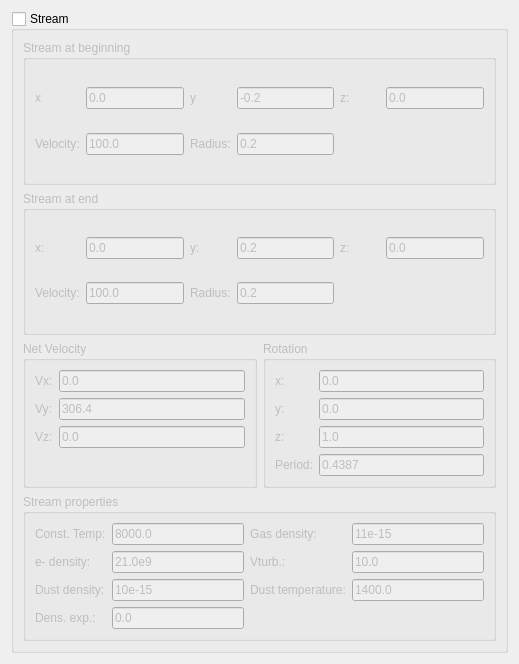
          <widget class="QWidget" name="scrollContentsStream">
           <property name="geometry">
            <rect>
             <x>0</x>
             <y>-249</y>
             <width>519</width>
             <height>664</height>
            </rect>
           </property>
           <layout class="QVBoxLayout" name="verticalLayout_16">
            <item>
             <widget class="QGroupBox" name="groupStream">
              <property name="title">
               <string>Stream</string>
              </property>
              <property name="checkable">
               <bool>true</bool>
              </property>
              <property name="checked">
               <bool>false</bool>
              </property>
              <layout class="QVBoxLayout" name="verticalLayout_17">
               <item>
                <widget class="QGroupBox" name="groupStreamstar">
                 <property name="toolTip">
                  <string>&lt;html&gt;&lt;head/&gt;&lt;body&gt;&lt;p&gt;Stream parameters at the beginning.&lt;/p&gt;&lt;/body&gt;&lt;/html&gt;</string>
                 </property>
                 <property name="title">
                  <string>Stream at beginning</string>
                 </property>
                 <layout class="QGridLayout" name="gridLayout_2">
                  <item row="1" column="2">
                   <widget class="QLabel" name="labelr1sm">
                    <property name="toolTip">
                     <string>&lt;html&gt;&lt;head/&gt;&lt;body&gt;&lt;p&gt;r1sm: Radius of the stream at the beginning [R_sol].&lt;/p&gt;&lt;/body&gt;&lt;/html&gt;</string>
                    </property>
                    <property name="text">
                     <string>Radius:</string>
                    </property>
                   </widget>
                  </item>
                  <item row="0" column="3">
                   <widget class="QLineEdit" name="texty1sm">
                    <property name="text">
                     <string>-0.2</string>
                    </property>
                   </widget>
                  </item>
                  <item row="0" column="0">
                   <widget class="QLabel" name="labelx1sm">
                    <property name="toolTip">
                     <string>&lt;html&gt;&lt;head/&gt;&lt;body&gt;&lt;p&gt;x1sm&lt;/p&gt;&lt;/body&gt;&lt;/html&gt;</string>
                    </property>
                    <property name="text">
                     <string>x</string>
                    </property>
                   </widget>
                  </item>
                  <item row="1" column="1">
                   <widget class="QLineEdit" name="textv1sm">
                    <property name="text">
                     <string>100.0</string>
                    </property>
                   </widget>
                  </item>
                  <item row="1" column="0">
                   <widget class="QLabel" name="labelv1sm">
                    <property name="toolTip">
                     <string>&lt;html&gt;&lt;head/&gt;&lt;body&gt;&lt;p&gt;v1sm: Stream velocity at the beginnig of stream [km/s].&lt;/p&gt;&lt;/body&gt;&lt;/html&gt;</string>
                    </property>
                    <property name="text">
                     <string>Velocity:</string>
                    </property>
                   </widget>
                  </item>
                  <item row="0" column="2">
                   <widget class="QLabel" name="labely1sm">
                    <property name="toolTip">
                     <string>&lt;html&gt;&lt;head/&gt;&lt;body&gt;&lt;p&gt;y1sm&lt;/p&gt;&lt;/body&gt;&lt;/html&gt;</string>
                    </property>
                    <property name="text">
                     <string>y</string>
                    </property>
                   </widget>
                  </item>
                  <item row="1" column="3">
                   <widget class="QLineEdit" name="textr1sm">
                    <property name="text">
                     <string>0.2</string>
                    </property>
                   </widget>
                  </item>
                  <item row="0" column="4">
                   <widget class="QLabel" name="labelz1sm">
                    <property name="toolTip">
                     <string>&lt;html&gt;&lt;head/&gt;&lt;body&gt;&lt;p&gt;z1sm&lt;/p&gt;&lt;/body&gt;&lt;/html&gt;</string>
                    </property>
                    <property name="text">
                     <string>z:</string>
                    </property>
                   </widget>
                  </item>
                  <item row="0" column="6">
                   <widget class="QLineEdit" name="textz1sm">
                    <property name="text">
                     <string>0.0</string>
                    </property>
                   </widget>
                  </item>
                  <item row="0" column="1">
                   <widget class="QLineEdit" name="textx1sm">
                    <property name="text">
                     <string>0.0</string>
                    </property>
                   </widget>
                  </item>
                  <item row="0" column="5">
                   <spacer name="horizontalSpacerz1sm">
                    <property name="orientation">
                     <enum>Qt::Horizontal</enum>
                    </property>
                    <property name="sizeHint" stdset="0">
                     <size>
                      <width>40</width>
                      <height>20</height>
                     </size>
                    </property>
                   </spacer>
                  </item>
                 </layout>
                </widget>
               </item>
               <item>
                <widget class="QGroupBox" name="groupStreamend">
                 <property name="toolTip">
                  <string>&lt;html&gt;&lt;head/&gt;&lt;body&gt;&lt;p&gt;Stream parameters at the end.&lt;/p&gt;&lt;/body&gt;&lt;/html&gt;</string>
                 </property>
                 <property name="title">
                  <string>Stream at end</string>
                 </property>
                 <layout class="QGridLayout" name="gridLayout_12">
                  <item row="0" column="0">
                   <widget class="QLabel" name="labelx2sm">
                    <property name="toolTip">
                     <string>&lt;html&gt;&lt;head/&gt;&lt;body&gt;&lt;p&gt;x2sm&lt;/p&gt;&lt;/body&gt;&lt;/html&gt;</string>
                    </property>
                    <property name="text">
                     <string>x:</string>
                    </property>
                   </widget>
                  </item>
                  <item row="1" column="0">
                   <widget class="QLabel" name="labelv2sm">
                    <property name="toolTip">
                     <string>&lt;html&gt;&lt;head/&gt;&lt;body&gt;&lt;p&gt;v2sm: Stream velocity at the end of stream [km/s].&lt;/p&gt;&lt;/body&gt;&lt;/html&gt;</string>
                    </property>
                    <property name="text">
                     <string>Velocity:</string>
                    </property>
                   </widget>
                  </item>
                  <item row="0" column="1">
                   <widget class="QLineEdit" name="textx2sm">
                    <property name="text">
                     <string>0.0</string>
                    </property>
                   </widget>
                  </item>
                  <item row="0" column="2">
                   <widget class="QLabel" name="labely2sm">
                    <property name="toolTip">
                     <string>&lt;html&gt;&lt;head/&gt;&lt;body&gt;&lt;p&gt;y2sm&lt;/p&gt;&lt;/body&gt;&lt;/html&gt;</string>
                    </property>
                    <property name="text">
                     <string>y:</string>
                    </property>
                   </widget>
                  </item>
                  <item row="0" column="6">
                   <widget class="QLineEdit" name="textz2sm">
                    <property name="text">
                     <string>0.0</string>
                    </property>
                   </widget>
                  </item>
                  <item row="1" column="1">
                   <widget class="QLineEdit" name="textv2sm">
                    <property name="text">
                     <string>100.0</string>
                    </property>
                   </widget>
                  </item>
                  <item row="1" column="2">
                   <widget class="QLabel" name="labelr2sm">
                    <property name="toolTip">
                     <string>&lt;html&gt;&lt;head/&gt;&lt;body&gt;&lt;p&gt;r2sm: Radius of the stream at the end [R_sol].&lt;/p&gt;&lt;/body&gt;&lt;/html&gt;</string>
                    </property>
                    <property name="text">
                     <string>Radius:</string>
                    </property>
                   </widget>
                  </item>
                  <item row="0" column="3">
                   <widget class="QLineEdit" name="texty2sm">
                    <property name="text">
                     <string>0.2</string>
                    </property>
                   </widget>
                  </item>
                  <item row="1" column="3">
                   <widget class="QLineEdit" name="textr2sm">
                    <property name="text">
                     <string>0.2</string>
                    </property>
                   </widget>
                  </item>
                  <item row="0" column="4">
                   <widget class="QLabel" name="labelz2sm">
                    <property name="toolTip">
                     <string>&lt;html&gt;&lt;head/&gt;&lt;body&gt;&lt;p&gt;z2sm&lt;/p&gt;&lt;/body&gt;&lt;/html&gt;</string>
                    </property>
                    <property name="text">
                     <string>z:</string>
                    </property>
                   </widget>
                  </item>
                  <item row="0" column="5">
                   <spacer name="horizontalSpacerz2sm">
                    <property name="orientation">
                     <enum>Qt::Horizontal</enum>
                    </property>
                    <property name="sizeHint" stdset="0">
                     <size>
                      <width>40</width>
                      <height>20</height>
                     </size>
                    </property>
                   </spacer>
                  </item>
                 </layout>
                </widget>
               </item>
               <item>
                <layout class="QHBoxLayout" name="horizontalLayout_5">
                 <item>
                  <widget class="QGroupBox" name="groupnetvelsm">
                   <property name="toolTip">
                    <string>&lt;html&gt;&lt;head/&gt;&lt;body&gt;&lt;p&gt;Net velocity [km/s]. You can use it also to mimic orbital drag or if the center of rotation is not at the center of coordinates.&lt;/p&gt;&lt;/body&gt;&lt;/html&gt;</string>
                   </property>
                   <property name="title">
                    <string>Net Velocity</string>
                   </property>
                   <layout class="QFormLayout" name="formLayout_13">
                    <item row="0" column="0">
                     <widget class="QLabel" name="labelvxsm">
                      <property name="toolTip">
                       <string>&lt;html&gt;&lt;head/&gt;&lt;body&gt;&lt;p&gt;vxsm&lt;/p&gt;&lt;/body&gt;&lt;/html&gt;</string>
                      </property>
                      <property name="text">
                       <string>Vx:</string>
                      </property>
                     </widget>
                    </item>
                    <item row="0" column="1">
                     <widget class="QLineEdit" name="textvxsm">
                      <property name="text">
                       <string>0.0</string>
                      </property>
                     </widget>
                    </item>
                    <item row="2" column="1">
                     <widget class="QLineEdit" name="textvysm">
                      <property name="text">
                       <string>306.4</string>
                      </property>
                     </widget>
                    </item>
                    <item row="4" column="1">
                     <widget class="QLineEdit" name="textvzsm">
                      <property name="text">
                       <string>0.0</string>
                      </property>
                     </widget>
                    </item>
                    <item row="2" column="0">
                     <widget class="QLabel" name="labelvysm">
                      <property name="toolTip">
                       <string>&lt;html&gt;&lt;head/&gt;&lt;body&gt;&lt;p&gt;vysm&lt;/p&gt;&lt;/body&gt;&lt;/html&gt;</string>
                      </property>
                      <property name="text">
                       <string>Vy:</string>
                      </property>
                     </widget>
                    </item>
                    <item row="4" column="0">
                     <widget class="QLabel" name="labelvzsm">
                      <property name="toolTip">
                       <string>&lt;html&gt;&lt;head/&gt;&lt;body&gt;&lt;p&gt;vzsm&lt;/p&gt;&lt;/body&gt;&lt;/html&gt;</string>
                      </property>
                      <property name="text">
                       <string>Vz:</string>
                      </property>
                     </widget>
                    </item>
                   </layout>
                  </widget>
                 </item>
                 <item>
                  <widget class="QGroupBox" name="groupRotsm">
                   <property name="toolTip">
                    <string>&lt;html&gt;&lt;head/&gt;&lt;body&gt;&lt;p&gt;Rotational vector of stream.&lt;/p&gt;&lt;/body&gt;&lt;/html&gt;</string>
                   </property>
                   <property name="title">
                    <string>Rotation</string>
                   </property>
                   <layout class="QFormLayout" name="formLayout_14">
                    <item row="0" column="0">
                     <widget class="QLabel" name="labelxsm">
                      <property name="toolTip">
                       <string>&lt;html&gt;&lt;head/&gt;&lt;body&gt;&lt;p&gt;xsm&lt;/p&gt;&lt;/body&gt;&lt;/html&gt;</string>
                      </property>
                      <property name="text">
                       <string>x:</string>
                      </property>
                     </widget>
                    </item>
                    <item row="0" column="1">
                     <widget class="QLineEdit" name="textxsm">
                      <property name="text">
                       <string>0.0</string>
                      </property>
                     </widget>
                    </item>
                    <item row="2" column="0">
                     <widget class="QLabel" name="labelysm">
                      <property name="toolTip">
                       <string>&lt;html&gt;&lt;head/&gt;&lt;body&gt;&lt;p&gt;ysm&lt;/p&gt;&lt;/body&gt;&lt;/html&gt;</string>
                      </property>
                      <property name="text">
                       <string>y:</string>
                      </property>
                     </widget>
                    </item>
                    <item row="2" column="1">
                     <widget class="QLineEdit" name="textysm">
                      <property name="text">
                       <string>0.0</string>
                      </property>
                     </widget>
                    </item>
                    <item row="4" column="0">
                     <widget class="QLabel" name="labelzsm">
                      <property name="toolTip">
                       <string>&lt;html&gt;&lt;head/&gt;&lt;body&gt;&lt;p&gt;zsm&lt;/p&gt;&lt;/body&gt;&lt;/html&gt;</string>
                      </property>
                      <property name="text">
                       <string>z:</string>
                      </property>
                     </widget>
                    </item>
                    <item row="4" column="1">
                     <widget class="QLineEdit" name="textzsm">
                      <property name="text">
                       <string>1.0</string>
                      </property>
                     </widget>
                    </item>
                    <item row="7" column="1">
                     <widget class="QLineEdit" name="textpsm">
                      <property name="text">
                       <string>0.4387</string>
                      </property>
                     </widget>
                    </item>
                    <item row="7" column="0">
                     <widget class="QLabel" name="labelpsm">
                      <property name="toolTip">
                       <string>&lt;html&gt;&lt;head/&gt;&lt;body&gt;&lt;p&gt;psm: Rotational period of stream in days.&lt;/p&gt;&lt;/body&gt;&lt;/html&gt;</string>
                      </property>
                      <property name="text">
                       <string>Period:</string>
                      </property>
                     </widget>
                    </item>
                   </layout>
                  </widget>
                 </item>
                </layout>
               </item>
               <item>
                <widget class="QGroupBox" name="groupStreamProp">
                 <property name="toolTip">
                  <string>&lt;html&gt;&lt;head/&gt;&lt;body&gt;&lt;p&gt;Stream density and temperature parameters.&lt;/p&gt;&lt;/body&gt;&lt;/html&gt;</string>
                 </property>
                 <property name="title">
                  <string>Stream properties</string>
                 </property>
                 <layout class="QGridLayout" name="gridLayout_13">
                  <item row="1" column="3">
                   <widget class="QLineEdit" name="textvtrbsm">
                    <property name="text">
                     <string>10.0</string>
                    </property>
                   </widget>
                  </item>
                  <item row="0" column="3">
                   <widget class="QLineEdit" name="textdenssm">
                    <property name="text">
                     <string>11e-15</string>
                    </property>
                   </widget>
                  </item>
                  <item row="0" column="0">
                   <widget class="QLabel" name="labeltempsm">
                    <property name="toolTip">
                     <string>&lt;html&gt;&lt;head/&gt;&lt;body&gt;&lt;p&gt;tempsm: Temperature [K], constant along the stream.&lt;/p&gt;&lt;/body&gt;&lt;/html&gt;</string>
                    </property>
                    <property name="text">
                     <string>Const. Temp:</string>
                    </property>
                   </widget>
                  </item>
                  <item row="2" column="3">
                   <widget class="QLineEdit" name="textdsttsm">
                    <property name="text">
                     <string>1400.0</string>
                    </property>
                   </widget>
                  </item>
                  <item row="2" column="0">
                   <widget class="QLabel" name="labeldstdsm">
                    <property name="toolTip">
                     <string>&lt;html&gt;&lt;head/&gt;&lt;body&gt;&lt;p&gt;dstdsm: Dust density [g/cm&lt;span style=&quot; vertical-align:super;&quot;&gt;3&lt;/span&gt;], it changes along the stream like the gas density.&lt;/p&gt;&lt;/body&gt;&lt;/html&gt;</string>
                    </property>
                    <property name="text">
                     <string>Dust density:</string>
                    </property>
                   </widget>
                  </item>
                  <item row="1" column="0">
                   <widget class="QLabel" name="labelanesm">
                    <property name="toolTip">
                     <string>&lt;html&gt;&lt;head/&gt;&lt;body&gt;&lt;p&gt;anesm: Electron number density at the beginning [cm&lt;span style=&quot; vertical-align:super;&quot;&gt;-3&lt;/span&gt;], similar to the density but if ielnd=1 then it is overriden by the calculation from the state quantities.&lt;/p&gt;&lt;/body&gt;&lt;/html&gt;</string>
                    </property>
                    <property name="text">
                     <string>e- density:</string>
                    </property>
                   </widget>
                  </item>
                  <item row="2" column="2">
                   <widget class="QLabel" name="labeldsttsm">
                    <property name="toolTip">
                     <string>&lt;html&gt;&lt;head/&gt;&lt;body&gt;&lt;p&gt;dsttsm: Dust temperature [K], constant along the stream.&lt;/p&gt;&lt;/body&gt;&lt;/html&gt;</string>
                    </property>
                    <property name="text">
                     <string>Dust temperature:</string>
                    </property>
                   </widget>
                  </item>
                  <item row="0" column="1">
                   <widget class="QLineEdit" name="texttempsm">
                    <property name="text">
                     <string>8000.0</string>
                    </property>
                   </widget>
                  </item>
                  <item row="1" column="1">
                   <widget class="QLineEdit" name="textanesm">
                    <property name="text">
                     <string>21.0e9</string>
                    </property>
                   </widget>
                  </item>
                  <item row="0" column="2">
                   <widget class="QLabel" name="labeldenssm">
                    <property name="toolTip">
                     <string>&lt;html&gt;&lt;head/&gt;&lt;body&gt;&lt;p&gt;denssm: Is density at the beginning [g/cm&lt;span style=&quot; vertical-align:super;&quot;&gt;3&lt;/span&gt;] and scales along the stream to satisfy the continuity equation:&lt;/p&gt;&lt;p&gt;&lt;br/&gt;&lt;/p&gt;&lt;p&gt;density=denssm*v1sm*r1sm**2/(vsm*rsm**2)*exp(t/rsol*edensm) where t is distance along the stream and exp term allows e.g., for a dust destruction.&lt;/p&gt;&lt;/body&gt;&lt;/html&gt;</string>
                    </property>
                    <property name="text">
                     <string>Gas density:</string>
                    </property>
                   </widget>
                  </item>
                  <item row="1" column="2">
                   <widget class="QLabel" name="labelvtrbsm">
                    <property name="toolTip">
                     <string>&lt;html&gt;&lt;head/&gt;&lt;body&gt;&lt;p&gt;vtrbsm: Microturbulence velocity [km/s].&lt;/p&gt;&lt;/body&gt;&lt;/html&gt;</string>
                    </property>
                    <property name="text">
                     <string>Vturb.:</string>
                    </property>
                   </widget>
                  </item>
                  <item row="2" column="1">
                   <widget class="QLineEdit" name="textdstdsm">
                    <property name="text">
                     <string>10e-15</string>
                    </property>
                   </widget>
                  </item>
                  <item row="3" column="0">
                   <widget class="QLabel" name="labeledensm">
                    <property name="toolTip">
                     <string>&lt;html&gt;&lt;head/&gt;&lt;body&gt;&lt;p&gt;edensm: Density dependence exponent to enable the modeling of additional phenomena.&lt;/p&gt;&lt;/body&gt;&lt;/html&gt;</string>
                    </property>
                    <property name="text">
                     <string>Dens. exp.:</string>
                    </property>
                   </widget>
                  </item>
                  <item row="3" column="1">
                   <widget class="QLineEdit" name="textedensm">
                    <property name="text">
                     <string>0.0</string>
                    </property>
                   </widget>
                  </item>
                 </layout>
                </widget>
               </item>
              </layout>
             </widget>
            </item>
           </layout>
          </widget>
